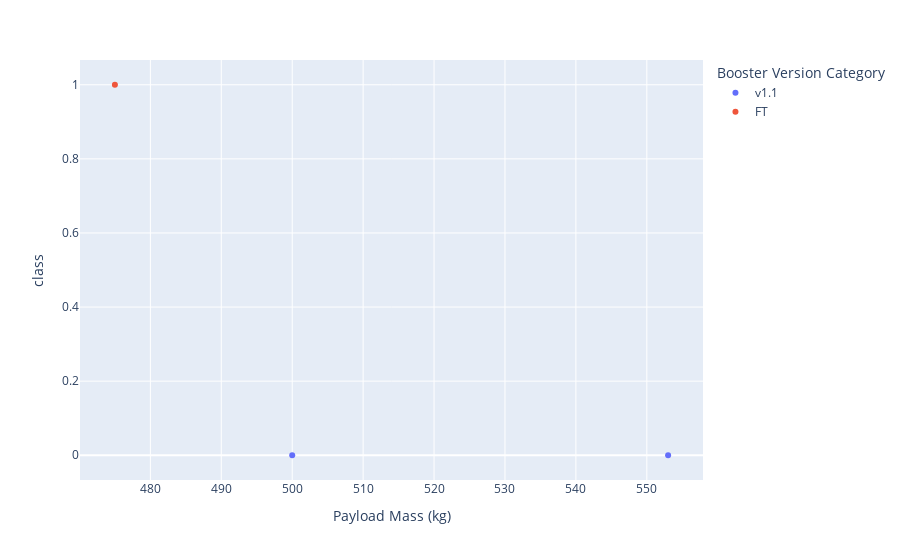

Notebook code for this chart:
### Code cell
range=[0,1000]
filtered_data=spacex_df[(spacex_df['Launch Site']=='VAFB SLC-4E')&(spacex_df['Payload Mass (kg)'].between(range[0], range[1]))]
fig= px.scatter(data_frame = filtered_data, x = 'Payload Mass (kg)' ,y = 'class' ,color = 'Booster Version Category')
fig.show()

### Figure 1 — Plotly figure (JSON) as saved in the notebook; plotly's stock layout.template omitted (floating-point values rounded to 4 significant figures)
{"data": [{"hovertemplate": "Booster Version Category=v1.1<br>Payload Mass (kg)=%{x}<br>class=%{y}<extra></extra>", "legendgroup": "v1.1", "marker": {"color": "#636efa", "symbol": "circle"}, "mode": "markers", "name": "v1.1", "orientation": "v", "showlegend": true, "type": "scatter", "x": [500, 553], "xaxis": "x", "y": [0, 0], "yaxis": "y"}, {"hovertemplate": "Booster Version Category=FT<br>Payload Mass (kg)=%{x}<br>class=%{y}<extra></extra>", "legendgroup": "FT", "marker": {"color": "#EF553B", "symbol": "circle"}, "mode": "markers", "name": "FT", "orientation": "v", "showlegend": true, "type": "scatter", "x": [475], "xaxis": "x", "y": [1], "yaxis": "y"}], "layout": {"autosize": true, "legend": {"title": {"text": "Booster Version Category"}, "tracegroupgap": 0}, "margin": {"t": 60}, "xaxis": {"anchor": "y", "autorange": true, "domain": [0, 1], "range": [470.2, 557.8], "title": {"text": "Payload Mass (kg)"}, "type": "linear"}, "yaxis": {"anchor": "x", "autorange": true, "domain": [0, 1], "range": [-0.07743, 1.077], "title": {"text": "class"}, "type": "linear"}}}
